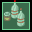

Below is a game level as drawn by its tile map, then a one-line description and the .tmx that defines it (tile-layer data replaced by summaries):
An orthogonal 1x1 tile map with 32x32 px tiles, 2 tile layers (dynamics, collision), 1 hidden layer not drawn, 6 tilesets.

<map version="1.0" orientation="orthogonal" width="1" height="1" tilewidth="32" tileheight="32">
 <tileset firstgid="1" name="furniture-modern" tilewidth="32" tileheight="32">
  <image source="../maps/graphics/tiles/furniture-modern.png" width="512" height="512" />
 </tileset>
 <tileset firstgid="257" name="furniture-placement" tilewidth="32" tileheight="32">
  <image source="../maps/graphics/tiles/furniture-placement.png" width="64" height="64" />
  <tile id="2">
   <properties>
    <property name="constraint" value="ground" />
   </properties>
  </tile>
  <tile id="3">
   <properties>
    <property name="constraint" value="wall" />
   </properties>
  </tile>
 </tileset>
 <tileset firstgid="261" name="collision" tilewidth="32" tileheight="32">
  <image source="../maps/graphics/tiles/collision.png" width="64" height="64" />
  <tile id="0">
   <properties>
    <property name="collision" value="short" />
   </properties>
  </tile>
  <tile id="2">
   <properties>
    <property name="transient" value="" />
   </properties>
  </tile>
 </tileset>
 <tileset firstgid="265" name="furniture-lab" tilewidth="32" tileheight="32">
  <image source="../maps/graphics/tiles/furniture-lab.png" width="512" height="512" />
 </tileset>
 <tileset firstgid="521" name="future-obj3" tilewidth="32" tileheight="32">
  <image source="../image-atlases/future-obj3.png" width="512" height="512" />
 </tileset>
 <tileset firstgid="777" name="future-obj4" tilewidth="32" tileheight="32">
  <image source="../image-atlases/future-obj4.png" width="512" height="512" />
 </tileset>
 <layer name="dynamics" width="1" height="1">
  <properties>
   <property name="category" value="low" />
  </properties>
  <data>[1 cells, 1 non-empty, 1 distinct tile ids]</data>
 </layer>
 <layer name="constraints" width="1" height="1" visible="0">
  <data>[1 cells, 1 non-empty, 1 distinct tile ids]</data>
 </layer>
 <layer name="collision" width="1" height="1">
  <data>[1 cells, 1 non-empty, 1 distinct tile ids]</data>
 </layer>
</map>
